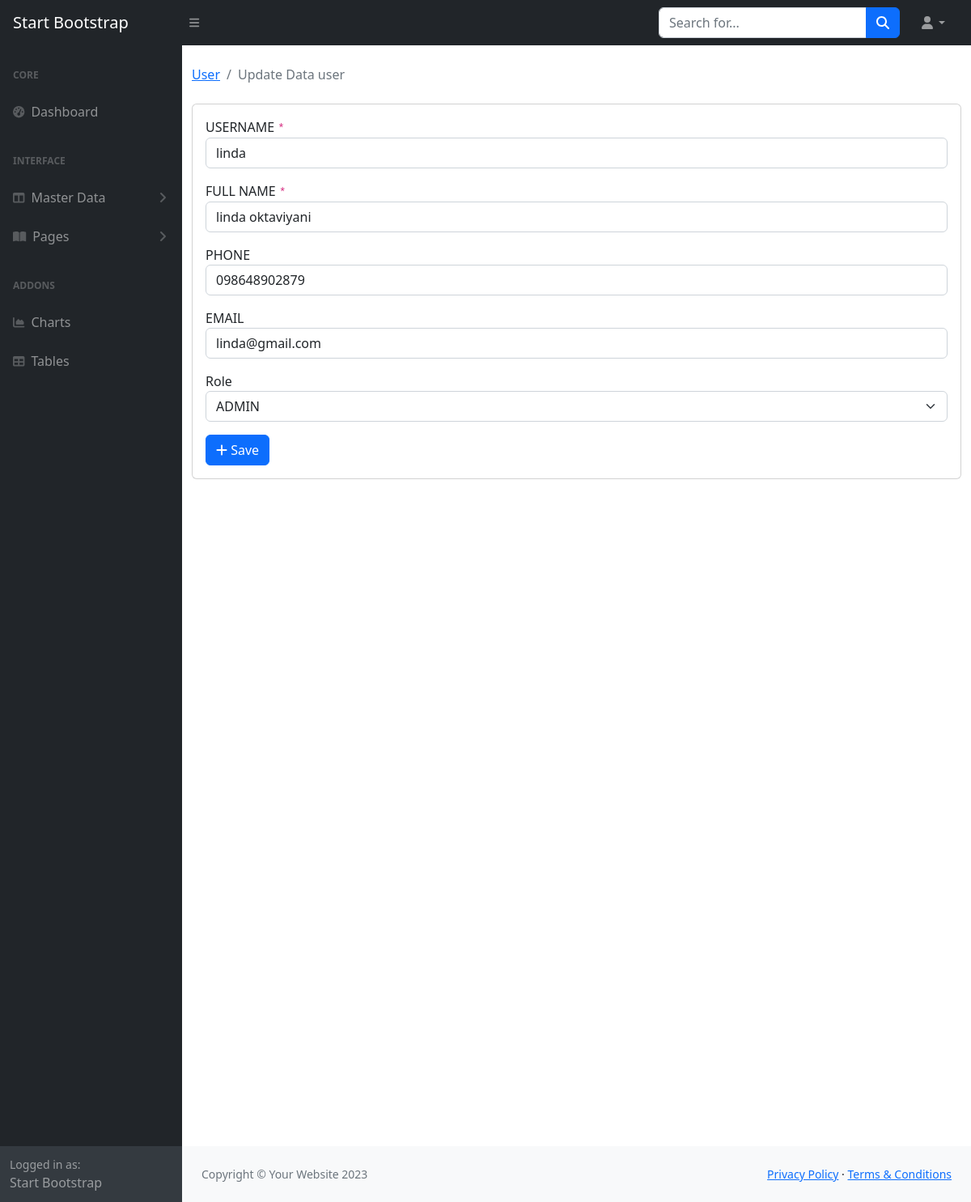
Before: /admin/user/getedit/1 with the older database file.
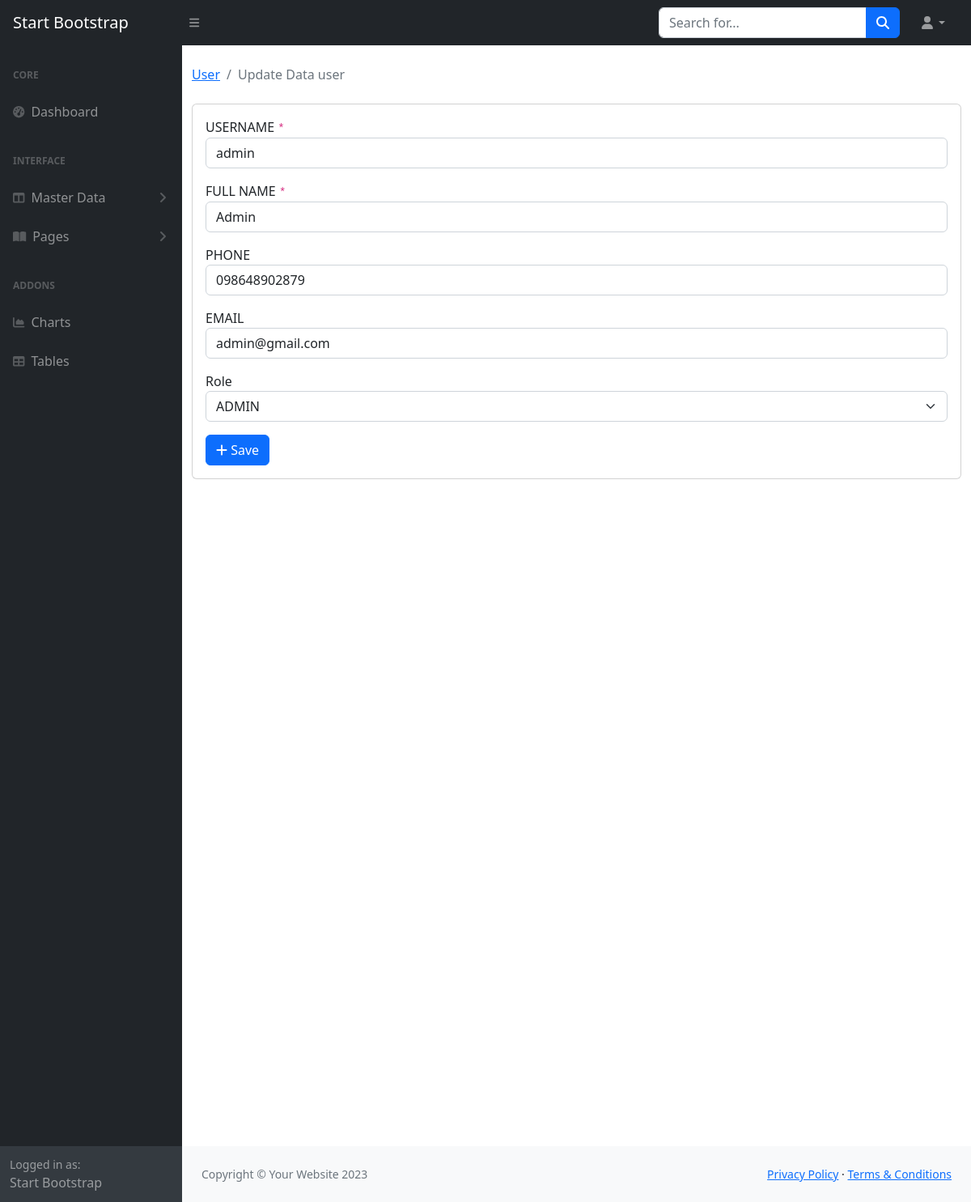
After: the same page with the newer database file.
### tables this page shows
CREATE TABLE `tb_user` (
  `id` int(11) NOT NULL,
  `username` varchar(64) NOT NULL,
  `password` varchar(225) NOT NULL,
  `email` varchar(255) NOT NULL,
  `full_name` varchar(255) NOT NULL,
  `phone` varchar(20) NOT NULL,
  `role` enum('admin','sekretaris') NOT NULL,
  `last_login` timestamp NOT NULL DEFAULT current_timestamp(),
  `is_active` tinyint(1) NOT NULL
);

### application/views/admin/template/main.php (called while the page is built)
<?php
$this->load->view('admin/template/header');
$this->load->view('admin/template/navbar');
$this->load->view('admin/template/sidebar');
$this->load->view($content);
$this->load->view('admin/template/footer');

### application/controllers/admin/User.php (called while the page is built, shortened)
<?php
class User extends CI_Controller {
    public function __construct(){
        $this->load->model("User_model");
        $this->load->library('form_validation');
    }
    public function getedit($id){
        $data = array(
            'title' => 'Update Data user',
            'user' => $this->User_model->getById($id),
            'content'=> 'admin/user/edit_form'
        );
        $this->load->view('admin/template/main',$data);
    }
}

### index.php (called while the page is built, shortened)
<?php
require_once BASEPATH.'core/CodeIgniter.php';

### application/models/User_model.php (called while the page is built, shortened)
<?php defined('BASEPATH') OR exit('No direct script access allowed');
class User_model extends CI_Model
{
    protected $_table ='tb_user';
    public function getById($id) {
        return $this->db->get_where($this->_table, ["id" => $id])->row();
    }
}

### application/views/admin/user/edit_form.php (the view, shortened to what this page needs)
<main>
    <div class="container-fluid">
        <ol class="breadcrumb mb-4">
            <li class="breadcrumb-item"><a href="<?php echo site_url('admin/user') ?>">User</a></li>
            <li class="breadcrumb-item active"><?php echo $title ?></li>
        </ol>
        <div class="card mb-4">
            <div class="card-body">
                <form action="<?php echo site_url('admin/user/edit') ?>" method="post" >
                <div class="mb-3">
                    <label for="username">USERNAME <code>*</code></label>
                    <input class="form-control <?php echo form_error('username') ? 'is-invalid':'' ?>" type="text" name="username" value="<?=$user->username;?>" placeholder="USERNAME" required />
                </div>
                <div class="mb-3">
                    <label for="full_name">FULL NAME <code>*</code></label>
                    <input class="form-control" type="text" name="full_name" value="<?=$user->full_name;?>" placeholder="FULL NAME" required />
                </div>
                <div class="mb-3">
                    <label for="phone">PHONE</label>
                    <input class="form-control" type="text" name="phone" value="<?=$user->phone;?>" placeholder="PHONE" required/>
                </div>
                <div class="mb-3">
                    <label for="email">EMAIL</label>
                    <input class="form-control" type="email" name="email" value="<?=$user->email;?>" placeholder="EMAIL" required/>
                </div>
                <div class="mb-3">
                    <label for="role">Role</label>
                    <select class="form-select" id="role" name="role" required>
                        <?php if($user->role == 'admin'){?>
                            <option value="admin" selected>ADMIN</option>
                            <?php }else{?>
                                <option value="sekretaris" selected>SEKRETARIS</option>
                                <?php }?>
                            </select>
                        </div>
                        <button class="btn btn-primary" type="submit"><i class="fas fa-plus"></i> Save</button>
                </form>
            </div>
        </div> <div style="height: 100vh"></div>
    </div>
</main>

### application/views/admin/template/header.php (shortened to what this page needs)
<!DOCTYPE html>
<html lang="en">
    <head>
        <link href="<?=base_url('assets/css/styles.css')?>" rel="stylesheet" />
    </head>
    <body>

### application/views/admin/template/navbar.php (shortened to what this page needs)
<nav class="sb-topnav navbar navbar-expand navbar-dark bg-dark">
    <a class="navbar-brand ps-3" href="index.html">Start Bootstrap</a>
    <button class="btn btn-link btn-sm order-1 order-lg-0 me-4 me-lg-0" id="sidebarToggle" href="#!"><i class="fas fa-bars"></i></button>
    <form class="d-none d-md-inline-block form-inline ms-auto me-0 me-md-3 my-2 my-md-0">
        <div class="input-group">
            <input class="form-control" type="text" placeholder="Search for..." aria-label="Search for..." aria-describedby="btnNavbarSearch" />
            <button class="btn btn-primary" id="btnNavbarSearch" type="button"><i class="fas fa-search"></i></button>
        </div>
    </form>
    <ul class="navbar-nav ms-auto ms-md-0 me-3 me-lg-4">
        <li class="nav-item dropdown">
            <a class="nav-link dropdown-toggle" id="navbarDropdown" href="#" role="button" data-bs-toggle="dropdown" aria-expanded="false"><i class="fas fa-user fa-fw"></i></a>
        </li>
    </ul>
</nav>

### application/views/admin/template/sidebar.php (shortened to what this page needs)
<div id="layoutSidenav">
            <div id="layoutSidenav_nav">
                <nav class="sb-sidenav accordion sb-sidenav-dark" id="sidenavAccordion">
                    <div class="sb-sidenav-menu">
                        <div class="nav">
                            <div class="sb-sidenav-menu-heading">Core</div>
                            <a class="nav-link" href="index.html">
                                <div class="sb-nav-link-icon"><i class="fas fa-tachometer-alt"></i></div>
                                Dashboard
                            </a>
                            <div class="sb-sidenav-menu-heading">Interface</div>
                            <a class="nav-link collapsed" href="#" data-bs-toggle="collapse" data-bs-target="#collapseLayouts" aria-expanded="false" aria-controls="collapseLayouts">
                                <div class="sb-nav-link-icon"><i class="fas fa-columns"></i></div>
                                Master Data
                                <div class="sb-sidenav-collapse-arrow"><i class="fas fa-angle-down"></i></div>
                            </a>
                            <a class="nav-link collapsed" href="#" data-bs-toggle="collapse" data-bs-target="#collapsePages" aria-expanded="false" aria-controls="collapsePages">
                                <div class="sb-nav-link-icon"><i class="fas fa-book-open"></i></div>
                                Pages
                                <div class="sb-sidenav-collapse-arrow"><i class="fas fa-angle-down"></i></div>
                            </a>
                            <div class="sb-sidenav-menu-heading">Addons</div>
                            <a class="nav-link" href="charts.html">
                                <div class="sb-nav-link-icon"><i class="fas fa-chart-area"></i></div>
                                Charts
                            </a>
                            <a class="nav-link" href="tables.html">
                                <div class="sb-nav-link-icon"><i class="fas fa-table"></i></div>
                                Tables
                            </a>
                        </div>
                    </div>
                    <div class="sb-sidenav-footer">
                        <div class="small">Logged in as:</div>
                        Start Bootstrap
                    </div>
                </nav>
            </div>
            <div id="layoutSidenav_content">

### application/views/admin/template/footer.php (shortened to what this page needs)
                <footer class="py-4 bg-light mt-auto">
                    <div class="container-fluid px-4">
                        <div class="d-flex align-items-center justify-content-between small">
                            <div class="text-muted">Copyright &copy; Your Website 2023</div>
                            <div>
                                <a href="#">Privacy Policy</a>
                                &middot;
                                <a href="#">Terms &amp; Conditions</a>
                            </div>
                        </div>
                    </div>
                </footer>
            </div>
        </div>
    </body>
</html>

Changed rows visible on the page:
changed tb_user "ADMIN": username "linda" → "admin"; full_name "linda oktaviyani" → "Admin"; email "linda@gmail.com" → "admin@gmail.com"
